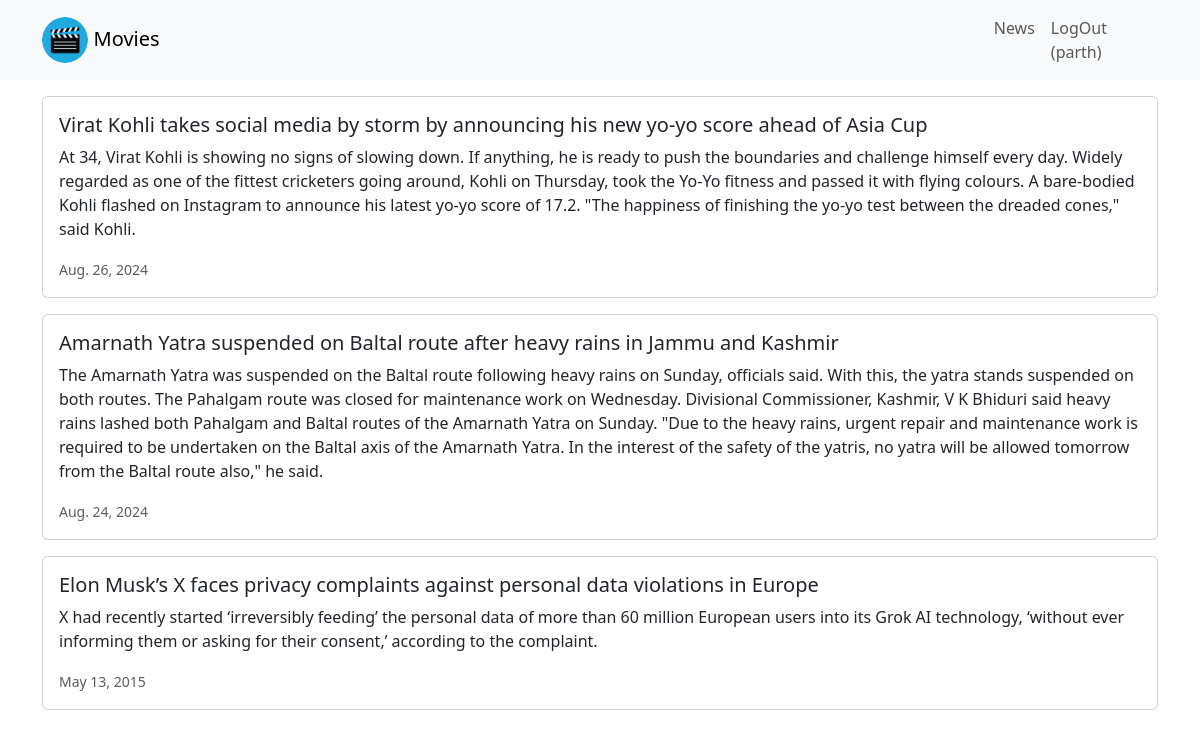
Page /news/ (signed in) on the committed database.
### news/models.py (models this page shows, shortened)
class News(models.Model):
    headline = models.CharField(max_length=200)
    body = models.TextField()
    date = models.DateField()

### news/views.py (the view)
# urls.py: path('news/',include('news.urls')),
def news(request):
    newss = News.objects.all().order_by('-date')
    return render(request, 'news.html', {'newss':newss})

### news/templates/news.html
{% extends "main.html" %}
{% block content %}
{% for i in newss %}
<div class="card mb-3">
	<div class="row g-0">
		<div>
			<div class="card-body">
				<h5 class="card-title">
					{{ i.headline }}
				</h5>
				<p class="card-text">
					{{ i.body }}
				</p>
				<p class="card-text">
					<small class="text-muted">
					{{ i.date }}
					</small>
				</p>
			</div>
		</div>
	</div>
</div>
{% endfor %}
{% endblock content %}

### moviereviews/templates/main.html (shortened to what this page needs)
<!DOCTYPE html>
<html>
	<head>
		<link href="https://cdn.jsdelivr.net/npm/bootstrap@5.3.3/dist/css/bootstrap.min.css" rel="stylesheet">
	</head>
	<body>
		<nav class="navbar navbar-expand-lg navbar-light bg-light mb-3">
			<div class="container">
				<a class="navbar-brand" href="{% url 'home' %}">
					{% load static %}
					<img src="{% static 'images/movies_logo.png' %}" alt="Logo" height='5%' width='5%'  style="border-radius:50%; "/>
					Movies</a>
				<div class="collapse navbar-collapse" id="navbarNavAltMarkup">
					<div class="navbar-nav ms-auto">
						<a class="nav-link" href="{% url "news" %}">News</a>
						{% if user.is_authenticated %}
							<a class="nav-link" href="{% url "logout" %}">LogOut ({{ user.username }})</a>
						{% else %}
						<a class="nav-link" href=" {% url "login" %} ">Login</a>
						<a class="nav-link" href=" {% url "signup" %} ">Sign Up</a>
						{% endif %}
					</div>
				</div>
			</div>
		</nav>
		<div class="container">
			{% block content %}
			{% endblock content %}
		</div>
	</body>
</html>

### rows in the picture
News: headline "Virat Kohli takes social media by storm by announcing his new yo-yo score ahead of Asia Cup", body "At 34, Virat Kohli is showing no signs of slowing down. If anything, he is ready to push the boundaries and challenge himself every day. Widely regarded as one of the fittest cricketers going around, Kohli on Thursday, took the Yo-Yo fitness and passed it with flying colours. A bare-bodied Kohli flashed on Instagram to announce his latest yo-yo score of 17.2. \"The happiness of finishing the yo-yo test between the dreaded cones,\" said Kohli.", date "Aug. 26, 2024"
News: headline "Amarnath Yatra suspended on Baltal route after heavy rains in Jammu and Kashmir", body "The Amarnath Yatra was suspended on the Baltal route following heavy rains on Sunday, officials said. With this, the yatra stands suspended on both routes. The Pahalgam route was closed for maintenance work on Wednesday. Divisional Commissioner, Kashmir, V K Bhiduri said heavy rains lashed both Pahalgam and Baltal routes of the Amarnath Yatra on Sunday. \"Due to the heavy rains, urgent repair and maintenance work is required to be undertaken on the Baltal axis of the Amarnath Yatra. In the interest of the safety of the yatris, no yatra will be allowed tomorrow from the Baltal route also,\" he said.", date "Aug. 24, 2024"
News: headline "Elon Musk’s X faces privacy complaints against personal data violations in Europe", body "X had recently started ‘irreversibly feeding’ the personal data of more than 60 million European users into its Grok AI technology, ‘without ever informing them or asking for their consent,’ according to the complaint.", date "May 13, 2015"

### other values in the picture
{{ user.username }} "parth"
